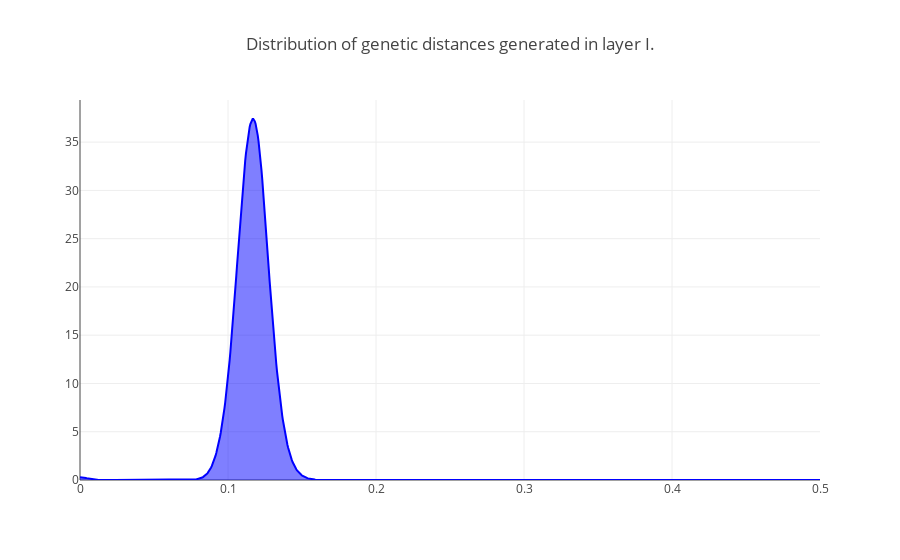

The notebook cell saved with this chart:
### Code cell
### Distribution of feature space distances between control populations for even and biased scenarios
from sklearn.neighbors import KernelDensity
Fsts_den= Fsts_test.fst

Fsts_den= np.nan_to_num(Fsts_den)

X_plot = np.linspace(0, .5, 1000)

kde = KernelDensity(kernel='gaussian', bandwidth=0.005).fit(np.array(Fsts_den).reshape(-1,1))

log_dens = kde.score_samples(X_plot.reshape(-1,1))

fig_roost_dens= [go.Scatter(x=X_plot, y=np.exp(log_dens), 
                            mode='lines', fill='tozeroy', name= 'Biased senarios',
                            line=dict(color='blue', width=2))]

##

layout= go.Layout(
    title= 'Distribution of genetic distances generated in layer I.'
)

fig = go.Figure(data=fig_roost_dens, layout= layout)
iplot(fig)

### Figure 1 — Plotly figure (JSON) as saved in the notebook; plotly's stock layout.template omitted (floating-point values rounded to 4 significant figures; data arrays with more than 128 entries replaced by an {"elided": "..."} marker saying what was removed)
{"data": [{"fill": "tozeroy", "line": {"color": "blue", "width": 2}, "mode": "lines", "name": "Biased senarios", "type": "scatter", "x": {"elided": "1000 float values"}, "y": {"elided": "1000 float values"}}], "layout": {"title": "Distribution of genetic distances generated in layer I."}}
